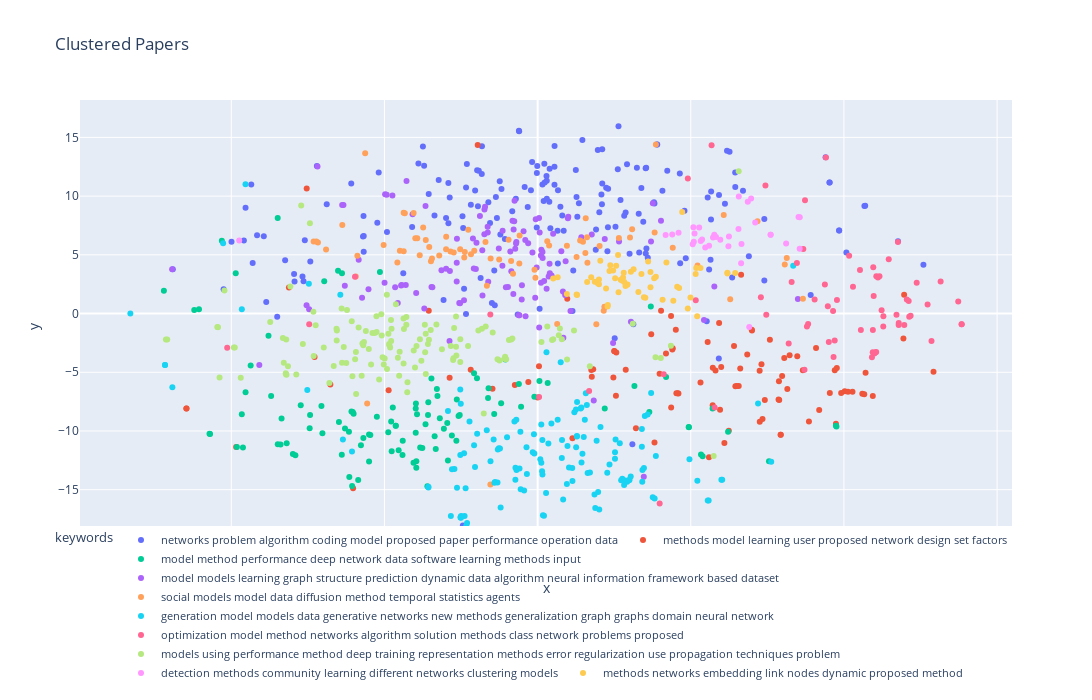

The notebook cell saved with this chart:
### Code cell
fig = px.scatter(topic_df, x=two_dim_matrix[:,0], y=two_dim_matrix[:,1], color='keywords',
                 hover_data=['id','title'],
                 height= 700, width=1200,
                title = "Clustered Papers",)

fig.update_layout(
    coloraxis_colorbar=dict(
        title_font=dict(size=20), # Set the font size of the color legend title to 20
        tickfont=dict(size=16) # Set the font size of the color legend tick labels to 16
    ),
    legend=dict(
        font=dict(size=11) # Set the font size of the marker legend to 16
    )
)
fig.update_layout(
    legend=dict(orientation="h", yanchor="bottom", y=-0.3, xanchor="right", x=1)
)
fig.show()

### Figure 1 — Plotly figure (JSON) as saved in the notebook; plotly's stock layout.template omitted (floating-point values rounded to 4 significant figures; data arrays with more than 128 entries replaced by an {"elided": "..."} marker saying what was removed)
{"data": [{"customdata": {"elided": "178x2 str values"}, "hovertemplate": "keywords=networks problem algorithm coding model proposed paper performance operation data<br>x=%{x}<br>y=%{y}<br>id=%{customdata[0]}<br>title=%{customdata[1]}<extra></extra>", "legendgroup": "networks problem algorithm coding model proposed paper performance operation data", "marker": {"color": "#636efa", "symbol": "circle"}, "mode": "markers", "name": "networks problem algorithm coding model proposed paper performance operation data", "orientation": "v", "showlegend": true, "type": "scatter", "x": {"elided": "178 float values"}, "xaxis": "x", "y": {"elided": "178 float values"}, "yaxis": "y"}, {"customdata": {"elided": "98x2 str values"}, "hovertemplate": "keywords=methods model learning user proposed network design set factors<br>x=%{x}<br>y=%{y}<br>id=%{customdata[0]}<br>title=%{customdata[1]}<extra></extra>", "legendgroup": "methods model learning user proposed network design set factors", "marker": {"color": "#EF553B", "symbol": "circle"}, "mode": "markers", "name": "methods model learning user proposed network design set factors", "orientation": "v", "showlegend": true, "type": "scatter", "x": [-7.282, 1.138, 9.192, 1.769, 1.815, 4.574, -11.47, 9.739, 5.594, -3.554, 4.598, 11.94, 10.6, 10.66, 4.531, 5.925, -11.46, 3.816, 8.152, 9.91, 10.03, 4.03, 3.21, 4.356, 10.28, -6.024, 10.94, -8.119, -1.955, 11.97, 7.982, -6.766, 6.457, 4.192, 6.566, 3.982, 1.753, 2.57, 4.398, 3.709, 2.507, 2.502, 4.41, 10.71, -2.184, -9.841, 6.412, 0.002392, 5.317, 7.253, 2.877, 5.551, 7.248, 7.879, 6.098, -0.3029, 2.474, -2.872, -4.863, 5.715, 5.956, 10.13, 6.643, 0.9688, 6.998, 9.7, 6.992, 7.583, 0.04455, 9.089, 12.92, 7.417, 5.808, 7.866, 8.857, 7.887, -1.473, 6.844, 5.719, 8.052, -0.7432, 8.477, 8.659, 6.614, -7.538, 6.242, 5.993, 2.557, 7.308, 4.36, 9.54, 7.343, 6.502, 4.512, 9.768, 8.227, 7.938, 7.933], "xaxis": "x", "y": [-3.697, -10.62, -8.207, -5.384, -4.752, -6.787, -8.079, -9.376, -12.24, 0.2359, -6.807, -2.117, -6.822, -6.864, -6.793, -0.8039, -8.093, -10.98, -6.425, -6.76, -6.625, 0.245, -9.763, -0.2173, -6.656, -14.87, -7.013, 2.226, 14.36, 1.599, -5.322, -6.032, -6.18, -3.41, -6.175, -5.134, -4.807, -3.315, -3.07, -1.766, -3.218, -3.178, -2.945, -5.049, -4.787, -11.36, -2.772, -7.14, -5.875, -9.205, -4.79, -2.421, -4.865, -5.76, -11.02, -5.823, -5.449, -5.468, -6.537, -7.8, -8.185, -6.65, 3.297, 1.265, -1.446, -4.818, -1.387, -2.237, -4.489, -2.923, -4.952, -7.368, -4.846, -7.325, -9.199, -7.356, -6.412, -3.485, -4.62, -3.781, -6.076, -3.637, -4.826, -4.675, 10.65, -9.97, -4.561, -6.989, -4.325, -8.002, -6.754, -8.975, -6.178, -1.382, -4.641, -3.542, -10.32, -10.31], "yaxis": "y"}, {"customdata": {"elided": "108x2 str values"}, "hovertemplate": "keywords=model method performance deep network data software learning methods input<br>x=%{x}<br>y=%{y}<br>id=%{customdata[0]}<br>title=%{customdata[1]}<extra></extra>", "legendgroup": "model method performance deep network data software learning methods input", "marker": {"color": "#00cc96", "symbol": "circle"}, "mode": "markers", "name": "model method performance deep network data software learning methods input", "orientation": "v", "showlegend": true, "type": "scatter", "x": [-11.21, -6.035, -3.325, -4.403, -3.959, -8.484, -6.486, -4.05, -2.928, -11.05, -1.979, -3.833, -4.63, -1.618, 5.387, -4.411, 9.738, -9.534, 4.194, 0.3292, 4.94, -3.936, 2.191, -3.96, 3.16, -4.727, -1.417, -2.581, -6.515, -3.059, -0.1063, -4.764, 4.932, -0.5395, -10.31, 3.695, 9.755, -6.966, -9.817, -10.71, 3.647, -3.288, -3.764, -3.192, -7.057, -2.075, -3.979, -8.359, -2.637, -7.907, -1.602, -0.6108, -1.051, -8.785, -6.007, -7.441, -2.798, -6.393, -9.367, -3.659, -3.973, -8.699, -4.875, 0.05973, 7.554, -2.949, -5.247, -5.857, -3.466, -4.78, -3.577, -6.055, -6.147, 5.334, -7.025, -7.733, -3.569, -7.989, -8.483, -5.147, -5.688, -8.391, -10.69, -6.386, -12.2, -3.979, -2.542, -1.19, -6.076, -2.652, -5.502, -5.503, -5.461, -4.63, -5.767, -4.536, -3.269, -8.192, -6.159, -6.288, -3.598, -9.656, 6.218, 5.712, -9.619, -9.854, -7.427, -3.361], "xaxis": "x", "y": [0.3071, -8.386, -11.54, -10.82, -12.58, 8.13, -9.236, -12.7, -12.51, 0.3769, -5.508, -11.41, -9.564, -7.192, -12.14, -12.05, -9.548, -6.692, -5.399, -5.924, -9.68, -8.584, -8.085, -13.13, -6.171, -8.0, -8.549, -8.719, 3.649, -9.802, -7.092, -11.72, -9.657, -7.941, 6.21, 0.6036, -9.615, 2.744, -11.36, -10.24, -8.381, -6.429, -11.44, -8.909, -7.873, -5.075, -8.089, -8.934, -7.317, -12.06, -6.361, -5.992, -3.919, -1.881, -8.527, -9.762, -10.39, -12.01, -4.413, -9.433, -7.659, -7.028, -10.1, -5.754, -12.57, -9.324, -8.79, -14.17, -5.525, -9.198, -8.646, -14.69, -13.91, -12.01, -10.2, -7.801, -7.563, -11.95, -11.14, 3.548, -10.59, -11.15, -10.26, 3.429, 1.945, -10.15, -8.637, -7.642, -8.332, -10.83, -12.59, -10.3, -10.35, -9.564, -11.22, -11.65, -7.021, -11.05, -10.05, -9.79, -14.7, -8.572, -10.06, -8.083, -11.41, 3.44, -8.641, -10.45], "yaxis": "y"}, {"customdata": {"elided": "115x2 str values"}, "hovertemplate": "keywords=model models learning graph structure prediction dynamic data algorithm neural information framework based dataset<br>x=%{x}<br>y=%{y}<br>id=%{customdata[0]}<br>title=%{customdata[1]}<extra></extra>", "legendgroup": "model models learning graph structure prediction dynamic data algorithm neural information framework based dataset", "marker": {"color": "#ab63fa", "symbol": "circle"}, "mode": "markers", "name": "model models learning graph structure prediction dynamic data algorithm neural information framework based dataset", "orientation": "v", "showlegend": true, "type": "scatter", "x": [-4.455, -0.859, 8.497, -4.279, -0.967, 0.9147, -0.3932, 2.464, -0.82, -4.304, -4.996, -3.465, -4.978, -3.435, -2.641, 3.466, -6.38, -4.437, -6.339, -4.74, -4.926, -0.7525, 3.047, -0.5939, 0.2941, -3.964, -4.565, -4.651, -0.615, -9.085, -7.458, -5.84, -2.875, 0.1105, -3.699, -2.633, -0.07816, -2.557, -1.799, -2.531, -5.731, -11.93, -2.403, -5.521, 4.028, -1.883, -0.308, -6.293, 1.002, 0.3605, -7.186, -2.016, -1.266, 5.769, -0.5189, 2.658, -3.659, -1.631, 0.04706, -2.111, -0.7834, -0.03043, -4.081, 5.432, -2.863, 0.05198, -1.149, 3.703, -0.0617, 0.1231, 0.8263, 0.4551, -0.7923, 3.761, 1.427, -1.036, 0.7745, 1.767, 2.194, 0.9887, 0.1075, -0.1692, -0.7636, 0.8993, 0.165, -0.5113, 0.5073, -1.735, -1.806, -2.64, -1.996, 0.8409, 0.3902, 0.06702, -3.139, 0.2136, -1.142, -0.8904, 0.1587, -0.6923, -1.716, -0.4032, 0.398, -0.73, -2.987, -1.738, -7.542, -2.082, 1.073, -1.612, 1.833, -0.4585, -1.627, 2.192, -0.7035], "xaxis": "x", "y": [2.399, 3.604, 1.25, 11.28, 2.254, 4.456, -0.221, -2.513, 7.893, 2.432, 2.627, 2.252, 10.15, 2.245, 2.728, -13.9, 9.251, 2.437, 9.236, 10.04, 10.11, 9.601, -0.6894, -0.1435, 2.122, 1.741, 0.9073, 2.239, -0.1403, -4.389, 0.3668, 4.581, -2.345, 2.621, 0.4364, 6.364, 1.353, 0.8921, 1.535, 0.877, 1.355, 3.768, 1.131, 2.061, 7.912, 8.318, 5.997, 2.368, 8.245, 3.157, 12.52, 3.785, 5.545, 2.303, 1.205, 6.141, 9.15, 7.384, 8.143, 6.396, 7.161, 3.912, 8.463, -0.5488, 3.62, -1.19, 4.062, 6.137, 8.033, 5.441, 1.88, 3.238, 1.675, 9.402, 6.49, 2.238, 5.307, 6.741, 0.567, 8.122, 4.943, 5.204, 7.863, 1.578, 4.723, 2.419, 6.794, 8.863, 5.386, 4.317, 6.02, -2.056, 4.233, 6.892, 3.68, 2.783, 7.054, 5.285, 5.24, 6.094, 9.088, 6.258, 3.427, 5.511, 3.816, 6.76, 0.702, 3.83, 0.2122, 2.704, -7.404, 7.004, 6.906, 6.34, 5.96], "yaxis": "y"}, {"customdata": {"elided": "75x2 str values"}, "hovertemplate": "keywords=social models model data diffusion method temporal statistics agents<br>x=%{x}<br>y=%{y}<br>id=%{customdata[0]}<br>title=%{customdata[1]}<extra></extra>", "legendgroup": "social models model data diffusion method temporal statistics agents", "marker": {"color": "#FFA15A", "symbol": "circle"}, "mode": "markers", "name": "social models model data diffusion method temporal statistics agents", "orientation": "v", "showlegend": true, "type": "scatter", "x": [-2.394, 6.288, -4.047, 1.559, 1.571, -2.988, -1.541, -0.8653, 2.023, -1.655, 3.861, -5.935, 0.9567, -0.8026, -5.883, 8.661, -4.578, -2.738, -6.905, -0.07175, 1.613, -7.311, -7.171, 8.134, 7.178, 1.626, 4.412, -0.5877, -2.984, -7.224, -3.482, 3.82, 1.482, -3.736, 2.653, -3.848, 0.3762, -3.448, -5.027, 1.272, 8.069, -1.702, -4.496, 5.221, -4.371, -6.375, -3.993, -4.373, -0.1015, 1.917, -3.929, -1.255, -2.067, 3.016, 0.6388, -2.843, 6.076, -1.533, -3.538, 2.159, -0.5966, 3.086, 2.183, -5.564, -2.264, -3.651, 0.3159, -4.334, -2.377, -2.175, -0.9483, -2.527, -3.21, 1.388, -5.629], "xaxis": "x", "y": [4.769, 1.208, 8.57, 5.147, 8.123, 5.466, -14.55, 4.47, 5.751, 2.358, 14.39, 3.157, 5.768, 3.4, 4.916, 1.257, 4.347, 5.197, 5.454, 3.043, 6.505, 6.146, 6.051, 4.731, 7.859, 4.324, 5.608, 6.638, 6.548, 6.133, 4.446, 6.9, 6.124, 7.328, 6.43, 4.975, 5.796, 4.698, 5.842, 4.812, 4.184, 6.102, 5.35, 4.093, 5.308, 7.533, 6.416, 8.585, 3.725, -0.9077, 6.405, 4.599, 5.356, 6.477, -0.8897, 5.288, 8.402, 4.689, 5.673, 0.2333, 4.268, 7.184, 0.5837, -7.659, 7.137, 6.254, 6.167, 8.537, 5.238, 5.052, 6.276, 5.47, 4.941, 6.224, 13.66], "yaxis": "y"}, {"customdata": {"elided": "138x2 str values"}, "hovertemplate": "keywords=generation model models data generative networks new methods generalization graph graphs domain neural network<br>x=%{x}<br>y=%{y}<br>id=%{customdata[0]}<br>title=%{customdata[1]}<extra></extra>", "legendgroup": "generation model models data generative networks new methods generalization graph graphs domain neural network", "marker": {"color": "#19d3f3", "symbol": "circle"}, "mode": "markers", "name": "generation model models data generative networks new methods generalization graph graphs domain neural network", "orientation": "v", "showlegend": true, "type": "scatter", "x": {"elided": "138 float values"}, "xaxis": "x", "y": {"elided": "138 float values"}, "yaxis": "y"}, {"customdata": {"elided": "67x2 str values"}, "hovertemplate": "keywords=optimization model method networks algorithm solution methods class network problems proposed<br>x=%{x}<br>y=%{y}<br>id=%{customdata[0]}<br>title=%{customdata[1]}<extra></extra>", "legendgroup": "optimization model method networks algorithm solution methods class network problems proposed", "marker": {"color": "#FF6692", "symbol": "circle"}, "mode": "markers", "name": "optimization model method networks algorithm solution methods class network problems proposed", "orientation": "v", "showlegend": true, "type": "scatter", "x": [13.84, 0.04813, 9.698, -1.543, 13.16, 10.94, 10.91, 10.99, 4.117, 12.18, 7.288, 11.02, 11.05, 9.413, 11.97, 10.55, 9.772, 12.13, -10.13, 10.94, 10.97, 4.904, 9.043, 5.68, 11.28, 5.779, 8.729, 8.465, 5.163, 8.674, 8.197, 8.293, 10.3, 11.72, 12.11, 11.46, 11.23, 12.38, 10.96, 9.645, 12.05, 11.06, 9.378, 13.73, 10.52, 13.84, 8.792, 8.832, 1.681, 11.11, -7.456, 11.76, 9.506, 8.712, 9.661, 11.79, -5.961, 7.465, 10.17, 12.86, 12.73, 11.16, 11.29, 3.985, 11.79, 7.437, 9.475], "xaxis": "x", "y": [-0.912, -7.106, -2.293, -0.07446, 2.723, -1.408, -3.727, -3.394, -5.175, -0.1799, 1.386, -3.315, -3.269, 13.28, -0.9754, -1.406, 1.145, -0.2736, -2.906, -3.303, 1.496, 11.51, 1.196, 14.34, -1.108, -8.001, 9.645, 4.306, 1.139, 5.494, -2.554, 2.691, 2.277, -0.09879, 1.063, 4.633, 0.2746, 2.633, 3.94, 0.228, 1.204, 3.169, 2.474, 1.03, 3.718, -0.9119, -1.112, -0.8944, -6.592, 3.08, -0.9164, 6.103, -2.417, -4.775, -3.696, -0.8028, 3.141, -0.09645, 4.929, -2.347, 0.7748, 3.17, -0.2314, -16.18, -0.9696, 10.91, 0.6162], "yaxis": "y"}, {"customdata": {"elided": "132x2 str values"}, "hovertemplate": "keywords=models using performance method deep training representation methods error regularization use propagation techniques problem<br>x=%{x}<br>y=%{y}<br>id=%{customdata[0]}<br>title=%{customdata[1]}<extra></extra>", "legendgroup": "models using performance method deep training representation methods error regularization use propagation techniques problem", "marker": {"color": "#B6E880", "symbol": "circle"}, "mode": "markers", "name": "models using performance method deep training representation methods error regularization use propagation techniques problem", "orientation": "v", "showlegend": true, "type": "scatter", "x": {"elided": "132 float values"}, "xaxis": "x", "y": {"elided": "132 float values"}, "yaxis": "y"}, {"customdata": [["2210.09186v3", "Implicit models, latent compression, intrinsic biases, and cheap lunches in community detection"], ["1909.11706v3", "The Power of Communities: A Text Classification Model with Automated Labeling Process Using Network Community Detection"], ["1810.08382v1", "QANet: Tensor Decomposition Approach for Query-based Anomaly Detection in Heterogeneous Information Networks"], ["2006.03996v2", "Graph Neural Network Encoding for Community Detection in Attribute Networks"], ["1603.00509v2", "A Game-Theoretic Approach for Detection of Overlapping Communities in Dynamic Complex Networks"], ["1511.08904v2", "Modeling and Analysis of Information Communities"], ["2211.14844v2", "Estimating the number of communities in weighted networks"], ["2211.14490v1", "Resampling community detection to maximize propagation in complex network"], ["2210.09186v5", "Implicit models, latent compression, intrinsic biases, and cheap lunches in community detection"], ["2111.15623v1", "Towards Modularity Optimization Using Reinforcement Learning to Community Detection in Dynamic Social Networks"], ["2106.02878v1", "A Generative Node-attribute Network Model for Detecting Generalized Structure"], ["2103.15698v2", "A Systematic Survey on Multi-relational Community Detection"], ["2101.05137v1", "Overlapping Community Detection in Temporal Text Networks"], ["2101.01669v3", "A Survey of Community Detection Approaches: From Statistical Modeling to Deep Learning"], ["2009.06798v1", "On the use of local structural properties for improving the efficiency of hierarchical community detection methods"], ["2004.03480v1", "General Community Detection with Optimal Recovery Conditions for Multi-relational Sparse Networks with Dependent Layers"], ["2002.08554v3", "Continuous Influence-based Community Partition for Social Networks"], ["1912.11420v1", "Detection of Community Structures in Networks with Nodal Features based on Generative Probabilistic Approach"], ["1911.01775v1", "Distance-Based Network Partitioning"], ["1909.13628v1", "The vulnerability of communities in complex network: An entropy approach"], ["1906.05238v2", "Understanding Vulnerability of Communities in Complex Networks"], ["1811.04543v1", "Variational Community Partition with Novel Network Structure Centrality Prior"], ["1804.04469v1", "Generative models for local network community detection"], ["1803.07961v1", "Modularity based community detection in heterogeneous networks"], ["1802.01288v1", "Network Community Detection with A Successive Spectral Relaxation Method"], ["1801.07783v2", "A General Definition of Network Communities and the Corresponding Detection Algorithm"], ["1801.01229v1", "Modular Networks for Validating Community Detection Algorithms"], ["1711.02053v1", "Detecting Community Structure in Dynamic Social Networks Using the Concept of Leadership"], ["2004.02780v2", "Networked Multi-Agent Reinforcement Learning with Emergent Communication"], ["1512.09023v2", "Clustering scientific publications based on citation relations: A systematic comparison of different methods"], ["1503.06277v1", "Complex Networks, Communities and Clustering: A survey"], ["1707.07494v1", "Data clustering using stochastic block models"], ["1605.08074v3", "Temporal Clustering in Dynamic Networks with Tensor Decomposition"]], "hovertemplate": "keywords=detection methods community learning different networks clustering models<br>x=%{x}<br>y=%{y}<br>id=%{customdata[0]}<br>title=%{customdata[1]}<extra></extra>", "legendgroup": "detection methods community learning different networks clustering models", "marker": {"color": "#FF97FF", "symbol": "circle"}, "mode": "markers", "name": "detection methods community learning different networks clustering models", "orientation": "v", "showlegend": true, "type": "scatter", "x": [7.607, 6.229, -9.741, 6.656, 5.124, 4.602, 7.103, 6.643, 7.607, 4.18, 5.473, 8.558, 5.598, 5.964, 5.768, 8.518, 8.555, 5.37, 5.326, 6.557, 5.1, 5.063, 5.823, 6.246, 8.113, 5.726, 5.275, 4.394, 6.909, 6.971, 5.086, 6.861, 6.567], "xaxis": "x", "y": [6.714, 5.731, 6.23, 5.924, 6.813, 6.882, 7.759, 4.279, 6.714, 6.687, 5.62, 8.2, 5.781, 6.283, 6.703, 8.221, 5.513, 6.31, 6.169, 7.194, 6.119, 5.9, 6.527, 6.553, 5.96, 6.482, 7.333, 6.731, -1.155, 9.807, 7.349, 9.523, 9.957], "yaxis": "y"}, {"customdata": [["2210.00032v1", "Direct Embedding of Temporal Network Edges via Time-Decayed Line Graphs"], ["2209.04884v1", "A Complex Network based Graph Embedding Method for Link Prediction"], ["1711.00227v1", "Vertex-Context Sampling for Weighted Network Embedding"], ["2208.14376v1", "Associative Learning for Network Embedding"], ["1811.00198v1", "MOHONE: Modeling Higher Order Network Effects in KnowledgeGraphs via Network Infused Embeddings"], ["1911.06217v2", "On Network Embedding for Machine Learning on Road Networks: A Case Study on the Danish Road Network"], ["1711.11466v3", "LATTE: Application Oriented Social Network Embedding"], ["1711.09409v1", "BL-MNE: Emerging Heterogeneous Social Network Embedding through Broad Learning with Aligned Autoencoder"], ["2201.10620v3", "Structural importance and evolution: an application to financial transaction networks"], ["1912.12383v5", "Efficient Top-k Vulnerable Nodes Detection in Uncertain Graphs"], ["2111.13114v1", "Quantification of network structural dissimilarities based on graph embedding"], ["2111.13585v2", "Evaluating importance of nodes in complex networks with local volume information dimension"], ["2111.07027v1", "Adaptive Similarity Function with Structural Features of Network Embedding for Missing Link Prediction"], ["2111.05576v1", "Topic-aware latent models for representation learning on networks"], ["2107.01936v1", "Adversarial Robustness of Probabilistic Network Embedding for Link Prediction"], ["2104.02666v1", "Calibratable Hetero-NodeRank for measuring node influence"], ["2103.15447v1", "Dynamic Network Embedding Survey"], ["2102.11691v1", "MultiWalk: A Framework to Generate Node Embeddings Based on an Ensemble of Walk Methods"], ["2102.10824v1", "A novel method based on node correlation to evaluate the important nodes in complex networks"], ["2101.02390v4", "SDGNN: Learning Node Representation for Signed Directed Networks"], ["2011.06348v1", "Identifying influential nodes in complex networks: Effective distance gravity model"], ["2010.14047v1", "Embedding Dynamic Attributed Networks by Modeling the Evolution Processes"], ["2008.06940v1", "TempNodeEmb:Temporal Node Embedding considering temporal edge influence matrix"], ["2006.08093v1", "A Survey on Dynamic Network Embedding"], ["2004.01024v1", "Modeling Dynamic Heterogeneous Network for Link Prediction using Hierarchical Attention with Temporal RNN"], ["1911.11726v1", "Network Embedding: An Overview"], ["1911.01551v1", "Dynamic Graph Embedding via LSTM History Tracking"], ["1908.11514v1", "Adversarial Training Methods for Network Embedding"], ["1908.11298v2", "Identification of influencers in complex networks by local information dimensionality"], ["1909.01087v1", "AHINE: Adaptive Heterogeneous Information Network Embedding"], ["1907.11625v5", "Influence maximization in unknown social networks: Learning Policies for Effective Graph Sampling"], ["1906.09860v1", "Dynamic Network Embeddings for Network Evolution Analysis"], ["1906.03586v1", "Dynamic Network Embedding via Incremental Skip-gram with Negative Sampling"], ["1905.00987v2", "Network Representation Learning: Consolidation and Renewed Bearing"], ["1904.11027v1", "Generalized Modularity Embedding: a General Framework for Network Embedding"], ["1901.07264v4", "Network Together: Node Classification via Cross network Deep Network Embedding"], ["1901.01718v1", "Deep Network Embedding for Graph Representation Learning in Signed Networks"], ["1811.10789v1", "Flexible Attributed Network Embedding"], ["1811.07609v1", "Outlier Aware Network Embedding for Attributed Networks"], ["1811.05932v1", "Streaming Network Embedding through Local Actions"], ["1810.12881v2", "Data Poisoning Attack against Unsupervised Node Embedding Methods"], ["1810.06917v1", "TNE: A Latent Model for Representation Learning on Networks"], ["1809.05124v1", "Enhanced Network Embeddings via Exploiting Edge Labels"], ["1809.02270v5", "Learning Embeddings of Directed Networks with Text-Associated Nodes---with Applications in Software Package Dependency Networks"], ["1808.04657v1", "Network Sampling Using K-hop Random Walks for Heterogeneous Network Embedding"], ["1808.02590v1", "A Tutorial on Network Embeddings"], ["1806.02623v2", "Spectral Network Embedding: A Fast and Scalable Method via Sparsity"], ["1805.03280v2", "Capturing Edge Attributes via Network Embedding"], ["1804.10363v2", "SaC2Vec: Information Network Representation with Structure and Content"], ["1804.05755v1", "DyLink2Vec: Effective Feature Representation for Link Prediction in Dynamic Networks"], ["1804.05313v2", "FSCNMF: Fusing Structure and Content via Non-negative Matrix Factorization for Embedding Information Networks"], ["1802.03984v3", "SPINE: Structural Identity Preserved Inductive Network Embedding"], ["1712.08249v1", "Graph Clustering with Dynamic Embedding"], ["1711.08752v1", "A Survey on Network Embedding"], ["1710.07266v1", "Preserving Local and Global Information for Network Embedding"], ["1710.05199v2", "Community Aware Random Walk for Network Embedding"]], "hovertemplate": "keywords=methods networks embedding link nodes dynamic proposed method<br>x=%{x}<br>y=%{y}<br>id=%{customdata[0]}<br>title=%{customdata[1]}<extra></extra>", "legendgroup": "methods networks embedding link nodes dynamic proposed method", "marker": {"color": "#FECB52", "symbol": "circle"}, "mode": "markers", "name": "methods networks embedding link nodes dynamic proposed method", "orientation": "v", "showlegend": true, "type": "scatter", "x": [0.6556, 4.08, 3.289, 3.685, 3.516, 4.721, 2.711, 2.531, 4.205, 5.16, 3.607, 6.194, 1.273, 4.556, 1.287, 5.178, 1.617, 4.43, 5.317, 2.284, 6.199, 2.004, 0.5088, 1.965, 1.749, 2.869, 1.866, 3.47, 6.45, 2.755, 2.627, 2.003, 2.235, 4.904, 4.991, 3.134, 2.292, 2.346, 3.045, 2.642, 5.21, 4.62, 3.389, 2.79, 3.686, 2.919, 2.829, 2.811, 2.047, 0.9548, 2.565, 3.861, 3.806, 2.936, 2.466, 2.374], "xaxis": "x", "y": [3.096, 1.168, 1.841, 3.544, 1.339, 8.653, 2.869, 3.017, 4.352, 3.364, 4.442, 3.47, 1.63, 2.287, 1.586, 3.874, 2.682, 1.096, 3.874, 0.6072, 3.42, 2.497, 2.989, 2.586, 3.101, 2.341, 2.71, 1.396, 3.462, 2.817, 4.983, 2.904, 2.125, 0.432, 1.367, 3.776, 0.7198, 3.617, 3.562, 1.804, -0.2235, 2.167, 3.374, 3.067, 2.249, 2.463, 2.688, 3.477, 4.491, 1.668, 4.078, 3.135, 3.002, 2.484, 3.663, 4.108], "yaxis": "y"}], "layout": {"coloraxis": {"colorbar": {"tickfont": {"size": 16}, "title": {"font": {"size": 20}}}}, "height": 700, "legend": {"font": {"size": 11}, "orientation": "h", "title": {"text": "keywords"}, "tracegroupgap": 0, "x": 1, "xanchor": "right", "y": -0.3, "yanchor": "bottom"}, "title": {"text": "Clustered Papers"}, "width": 1200, "xaxis": {"anchor": "y", "domain": [0, 1], "title": {"text": "x"}}, "yaxis": {"anchor": "x", "domain": [0, 1], "title": {"text": "y"}}}}
